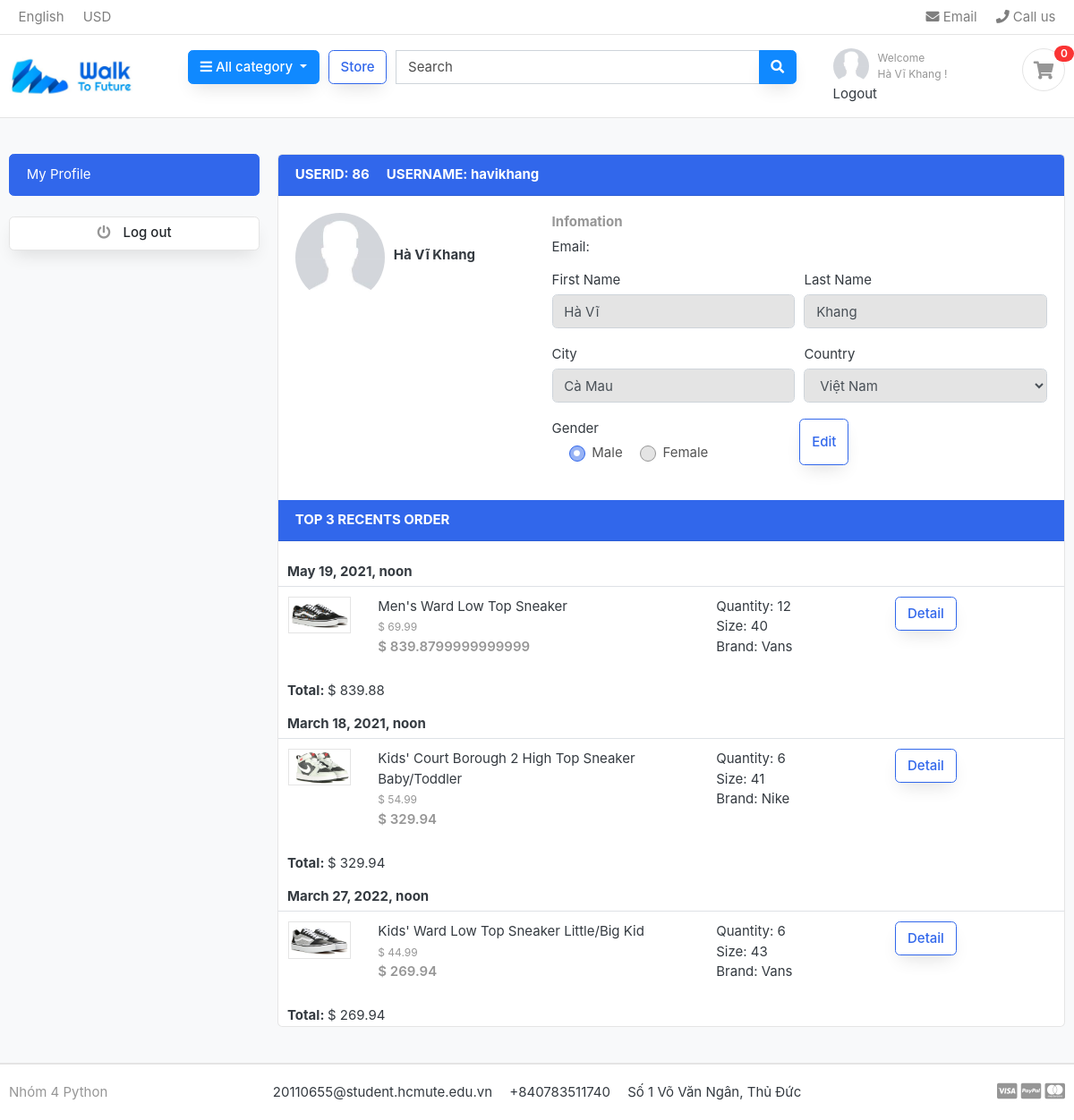
The page /profile/ (signed in) on the database its author committed.
### store/models.py (models this page shows, shortened)
class Customer(models.Model):
    user = models.OneToOneField(User, on_delete=models.CASCADE)
    city = models.CharField(max_length=200)
    gender = models.CharField(max_length=10, choices=GENDER_CHOICES, default = 'female')
    country = models.CharField(max_length=50, choices=COUNTRY_CHOICES, default='vietNam')

class Bill(models.Model):
    user =  models.ForeignKey(User, on_delete=models.CASCADE)
    sq = models.ForeignKey(Size_Quantity,on_delete=models.CASCADE)
    checkout_date = models.DateTimeField()
    quantity = models.IntegerField(default=1)
    @property
    def total(self):
        return self.sq.product.price * self.quantity

class Size_Quantity(models.Model):
    product = models.ForeignKey(Product, on_delete=models.CASCADE)
    size = models.IntegerField()
    quantity = models.IntegerField()

class Product(models.Model):
    name = models.CharField(max_length=200, null=False)
    price = models.FloatField(null=False)
    description = models.TextField()
    brand = models.CharField(max_length=150)
    image = models.ImageField(upload_to='images')
    slug = models.SlugField()
    sold = models.IntegerField(default=0)
    statitic = models.FloatField(default=0)

### store/views.py (the view, shortened to what this page needs)
# urls.py: path('profile/',views.profile, name ='profile' ),
@login_required(login_url='login')
def profile(request):
    edit = False
    cus = models.Customer.objects.get(user=request.user)
    country = ['Việt Nam', 'United States', 'Russia']
    bills = models.Bill.objects.filter(user=request.user)
    date = []
    list = []
    bill = []
    total = 0
    for item in bills:
        if item.checkout_date not in date:
            if len(bill) != 0:
                list.append({'bills': bill,'total': total})
            date.append(item.checkout_date)
            bill = [item]
            total = item.total
        else:
            bill.append(item)
            total = total + item.total
    list.append({'bills': bill,'total': total})
    list = list[::-1]
    list = list[:3]
    return render(request,'store/profile.html', {
        'cus': cus,
        'country': country,
        'edit': edit,
        'bill_list': list
    })

### store/templatestags/tags.py (called while the page is built)
@register.simple_tag
def countCart(request):
    total = 0
    if request:
        if request.user.is_authenticated:
            user = request.user
            orders = models.Cart.objects.filter(user=user)
            for order in orders:
                total = total + order.quantity
    return total

@register.simple_tag
def product():
    products = models.Product.objects.all()
    return products

### store/templates/store/profile.html (shortened to what this page needs)
{% extends 'store/base/base.html' %}
{% load static %}
{% block profile %}
<section class="section-conten padding-y bg">
<div class="container">
	<div class="row">
	<aside class="col-md-3">
		<ul class="list-group">
			<a class="list-group-item active" href="#"> My Profile </a>
		</ul>
		<br>
		<a class="btn btn-light btn-block" href="{%url 'logout' %}"> <i class="fa fa-power-off"></i> <span class="text">Log out</span> </a>
	</aside>
	<main class="col-md-9">
		<article class="card">
		<header class="card-header" id="header_user">
			<strong class="d-inline-block mr-3 ">USERID: {{request.user.id}}</strong>
			<strong class="d-inline-block mr-3 ">USERNAME: {{request.user.username}}</strong>
		</header>
		<div class="card-body">
			<div class="row">
				<div class="col-md-4">
					<div class="icontext w-100">
						<img
						src="{% static 'store/images/avatars/default_avatar.jpg' %}"
						class="img-xs rounded-circle"
						id="avatar"
						/>
						<label><strong>{{ request.user.first_name }} {{ request.user.last_name }}</strong></label>
					</div>
				</div>
				<div class="col-md-8">
					<h6 class="text-muted">Infomation</h6>
					<p>Email: {{ request.user.email }} </p>
					<form method="POST" action="">
						{% if not edit %}
							<div class="form-row">
								<div class="form-group col-md-6">
								  <label>First Name</label>
								  <input type="text" class="form-control" disabled name="first_name" value="{{ request.user.first_name }}">
								</div>
								<div class="form-group col-md-6">
								  <label>Last Name</label>
								  <input type="text" class="form-control" disabled name="last_name" value="{{ request.user.last_name }}">
								</div>
							</div>
							<div class="form-row">
								<div class="form-group col-md-6">
								  	<label>City</label>
								  	<input type="text" class="form-control" disabled name="city" value="{{ cus.city }}">
								</div>
								<div class="form-group col-md-6">
									<label>Country</label>
									<select disabled class="form-control" name = "country">
										{% for item in country %}
											{% if cus.country == item %}
												<option value = "{{ item }}" selected="">{{ item }}</option>
											{% else %}
												<option value = "{{ item }}">{{ item }}</option>
											{% endif %}
										{% endfor %}
									</select>
								</div>
							</div>
							<div class="form-row">
								<div class="form-group col-md-6">
									<label>Gender</label>
									<br><span>&emsp;</span>
									{% if cus.gender == 'male' %}
									<label class="custom-control custom-radio custom-control-inline">
										<span class="custom-control-label"> Male </span>
									</label>
									<label class="custom-control custom-radio custom-control-inline">
										<span class="custom-control-label"> Female </span>
									</label>
									{% endif %}
								</div>
								<button onclick="document.getElementById('type').value = 'edit'" type="submit" class="btn btn-outline-primary">Edit</button>
							</div>
						{% endif %}
					</form>
				</div>
			</div>
		</div>
		<header class="card-header" id="header_bill">
			<strong class="d-inline-block mr-3 ">TOP 3 RECENTS ORDER  </strong>
		</header><br>
		<div class="table-responsive">
		{% for item in bill_list %}
		<table class="table table-hover">
			<label id="date_label"><strong>{{ item.bills.0.checkout_date }}</strong></label>
			{% for bill in item.bills %}
			<tr>
				<td width="100">
					<img src="{{ bill.sq.product.image.url }}" class="border" id="bill_item_img">
				</td>
				<td>
					<p class="title mb-0">{{ bill.sq.product.name }}</p>
					<small class="title text-muted">$ {{ bill.sq.product.price }}</small><br>
					<p class="price text-muted">$ {{ bill.total }}</p>
				</td>
				<td width="200">Quantity: {{ bill.quantity }} <br>Size: {{ bill.sq.size }} <br>Brand: {{ bill.sq.product.brand }} </td>
				<td width="200"><a href="{% url 'detail' bill.sq.product.slug %}" class="btn btn-outline-primary">Detail</a></td>
			</tr>
			{% endfor %}
		</table>
			<p id="total_label"><strong>Total: </strong>$ {{ item.total|floatformat:2 }}</p>
		{% endfor %}
		</div>
		</article>
	</main>
</div>
</div>
</section>
{% endblock %}

### store/templates/store/base/base.html (shortened to what this page needs)
{% load static %}
{% load tags %}
<!DOCTYPE HTML>
<html lang="en">
<head>
<link rel="stylesheet" href="https://stackpath.bootstrapcdn.com/font-awesome/4.7.0/css/font-awesome.min.css">
<link rel="stylesheet" href="{% static 'store/css/style.css' %}">
<link href="{% static 'store/css/bootstrap.css' %}" rel="stylesheet" type="text/css"/>
<link href="{% static 'store/fonts/fontawesome/css/all.min.css' %}" type="text/css" rel="stylesheet">
<link href="{% static 'store/css/ui.css' %}" rel="stylesheet" type="text/css"/>
<link href="{% static 'store/css/responsive.css' %}" rel="stylesheet" media="only screen and (max-width: 1200px)" />
</head>
<body>
<header class="section-header">
<nav class="navbar p-md-0 navbar-expand-sm navbar-light border-bottom">
<div class="container">
  <div class="collapse navbar-collapse" id="navbarTop4">
    <ul class="navbar-nav mr-auto">
    	<li class="nav-item dropdown">
		 	<a href="#" class="nav-link">English </a>
		</li>
		<li class="nav-item dropdown">
			<a href="#" class="nav-link"> USD </a>
		</li>
    </ul>
    <ul class="navbar-nav">
		<li><a href="#" class="nav-link"> <i class="fa fa-envelope"></i> Email </a></li>
		<li><a href="#" class="nav-link"> <i class="fa fa-phone"></i> Call us </a></li>
	</ul>
  </div>
</div>
</nav>
<section class="header-main border-bottom">
	<div class="container">
<div class="row align-items-center">
	<div class="col-lg-2 col-md-3 col-6">
		<a href="{%url 'index' %}" class="brand-wrap">
			<img class="logo" src="{% static 'store/images/logo1.jpg' %}">
		</a>
	</div>
	<div class="col-lg col-sm col-md col-6 flex-grow-0">
		<div class="category-wrap dropdown d-inline-block float-right">
			<button type="button" class="btn btn-primary dropdown-toggle" data-toggle="dropdown">
				<i class="fa fa-bars"></i> All category
			</button>
		</div>
	</div>
	<a href="{% url 'store' brandCategory='All' sizeCategory='All' priceCategory='All' searchCategory='All'  %}" class="btn btn-outline-primary">Store</a>
	<div class="col-lg  col-md-6 col-sm-12 col">
		<form id ="formSearch" method="POST" class="search">
			<div class="input-group w-100">
						{% product as list %}
			    <input  id="search" name="search" type="text" class="form-control" oninput="loadItem()" data-toggle="dropdown" style="width:60%;" placeholder="Search">
			    <div class="input-group-append">
			      <button class="btn btn-primary" onclick="submitSearch()">
			        <i class="fa fa-search"></i>
			      </button>
			    </div>
		    </div>
		</form>
	</div>
	<div class="col-lg-3 col-sm-6 col-8 order-2 order-lg-3">
				<div class="d-flex justify-content-end mb-3 mb-lg-0">
					<div class="widget-header">
						{% if request.user.is_authenticated %}
						<div class="icontext w-100">
							<a href="{%url 'profile' %}" class="brand-wrap">
								<img
								src="{% static 'store/images/avatars/default_avatar.jpg' %}"
								class="img-xs icon rounded-circle"
            					/>
							</a>
							<small class="title text-muted">Welcome <br>{{ request.user.first_name }} {{ request.user.last_name }} !</small>
						</div>
						<span class="" >
							<a href="{%url 'logout' %}" >Logout</a>
						</span>
						{% else %}
						<small class="title text-muted">Welcome guest!</small>
						<div>
							<a href="{%url 'login'%}">Sign in</a> <span class="dark-transp"> | </span>
							<a href="{%url 'register'%}"> Register</a>
						</div>
						{% endif %}
					</div>
					<a href="{% url 'cart' %}" class="widget-header pl-3 ml-3">
						<div class="icon icon-sm rounded-circle border"><i class="fa fa-shopping-cart"></i></div>
						<span class="badge badge-pill badge-danger notify">{% countCart request %}</span>
					</a>
				</div>
			</div>
</div>
	</div>
</section>
</header>
{% block profile %}
{% endblock %}
<footer class="section-footer border-top">
	<div class="container">
		<section class="footer-bottom border-top row">
			<div class="col-md-2">
				<p class="text-muted"> Nhóm 4 Python</p>
			</div>
			<div class="col-md-8 text-md-center">
				<span  class="px-2">20110655@student.hcmute.edu.vn</span>
				<span  class="px-2">+840783511740</span>
				<span  class="px-2">Số 1 Võ Văn Ngân, Thủ Đức</span>
			</div>
			<div class="col-md-2 text-md-right text-muted">
				<i class="fab fa-lg fa-cc-visa"></i>
				<i class="fab fa-lg fa-cc-paypal"></i>
				<i class="fab fa-lg fa-cc-mastercard"></i>
			</div>
		</section>
	</div>
</footer>
</body>
</html>

### store/static/store/css/ui.css (style rules this page uses)
html { font-family: "Inter", sans-serif; font-size: 15px; }
.icon-xs, .icon-sm, .icon-md, .icon-lg { display: inline-block; text-align: center; flex-shrink: 0; flex-grow: 0; }
.icon-sm { width: 48px; height: 48px; line-height: 48px !important; font-size: 20px; }
.img-xs, .img-sm, .img-md, .img-lg { -o-object-fit: cover; object-fit: cover; flex-shrink: 0; flex-grow: 0; }
.img-xs { width: 40px; height: 40px; }
#avatar { width: 100px; height: 100px; margin-right: 10px }
#header_user { background-color: #3167EB; color: #fff; }
#header_bill { background-color: #3167EB; color: #fff; }
#date_label { margin-left: 10px; }
#total_label { margin-left: 10px; }
#bill_item_img { max-width:70px; max-height:70px; width: auto; height: auto; }
.padding-y { padding-top: 40px; padding-bottom: 40px; }
article:after, .form-group:after { display: block; clear: both; content: ""; }
.bg { background-color: #f8f9fa; }
p:last-child { margin-bottom: 0; }
.header-main { position: relative; padding-top: 1rem; padding-bottom: 1rem; }
.brand-wrap .logo, .navbar-brand .logo { margin-right: 6px; max-height: 56px; display: inline-block; }
.widget-header { display: inline-block; vertical-align: middle; position: relative; }
.widget-header a { color: #343a40; }
.widget-header i { color: #969696; }
.widget-header .title { display: block; }
.widget-header .notify { position: absolute; top: -3px; right: -10px; }
.footer-bottom { padding-top: 20px; padding-bottom: 20px; }
.btn-light { background-color: #fff; border-color: #e4e4e4; }
.btn-light i { color: #969696; }
.btn i + .text { margin-left: 10px; }
.icontext { display: inline-flex; align-items: center; vertical-align: middle; }
.icontext .icon { position: relative; margin-right: 10px; flex-shrink: 0; flex-grow: 0; }
.icontext .title { display: block; margin-bottom: 0; }
.notify { position: absolute; top: -4px; right: -10px; display: inline-block; padding: 0.25em 0.6em; font-size: 12px; line-height: 1; text-align: center; border-radius: 3rem; color: #fff; background-color: #fa3434; }
.price { font-weight: 600; color: #212529; }

### rows shown on the page
Customer: city "Cà Mau", country "Việt Nam"
Bill: bills.0.checkout_date "May 19, 2021, noon", sq.product.image (picture), sq.product.name "Men's Ward Low Top Sneaker", sq.product.price "69.99", total "839.8799999999999", quantity "12", sq.size "40", sq.product.brand "Vans"
Bill: bills.0.checkout_date "March 18, 2021, noon", sq.product.image (picture), sq.product.name "Kids' Court Borough 2 High Top Sneaker Baby/Toddler", sq.product.price "54.99", total "329.94", quantity "6", sq.size "41", sq.product.brand "Nike"
Bill: bills.0.checkout_date "March 27, 2022, noon", sq.product.image (picture), sq.product.name "Kids' Ward Low Top Sneaker Little/Big Kid", sq.product.price "44.99", total "269.94", quantity "6", sq.size "43", sq.product.brand "Vans"

### other values the page prints
{{ request.user.first_name }} "Hà Vĩ"
{{ request.user.last_name }} "Khang"
{{ request.user.id }} "86"
{{ request.user.username }} "havikhang"
{{ item.total|floatformat:2 }} "839.88" "329.94" "269.94"
